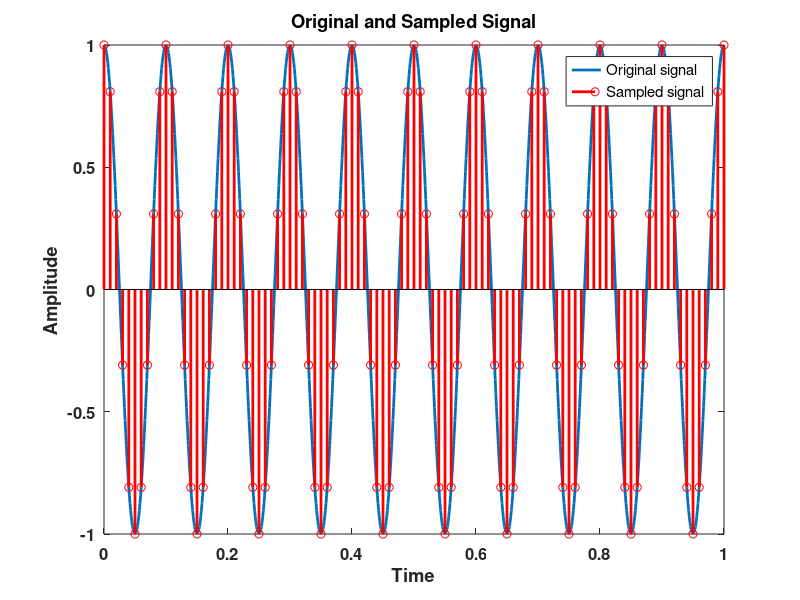
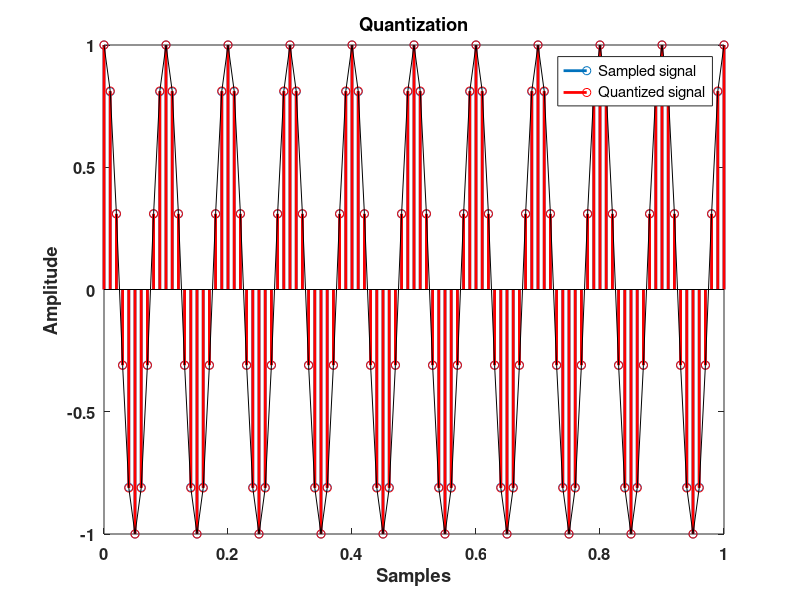
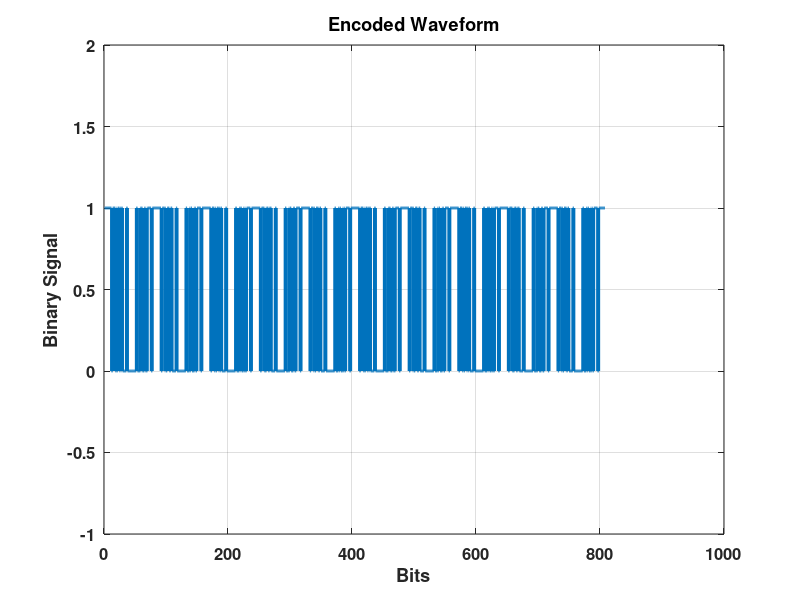

MATLAB code to generate these figures, in order:
clc;
clear;
close all;

fm = 10; % Frequency
n = 8; % No. of bits 
A = 1;  % Amplitude
t = 0:0.001:1;  % Time vector
x = A * cos(2 * pi * fm * t);  % Original signal

% Sampling
fs = 10 * fm;  % Sampling frequency
ts = 0:1/fs:1;  % Time vector
xs = A * cos(2 * pi * fm * ts);  % Sampled signal

% Quantization
x1 = xs + A;  % Shifting the signal to make it positive
x1 = x1 / (2 * A);  % Normalizing the signal to range [0, 1]
L = (2^n) - 1;  % Number of quantization levels
x1 = L * x1;  % Mapping to quantization levels
xq = round(x1);  % Quantized values

% Encoding
y = [];  % Initialize encoded signal array
for i = 1:length(xq)
    d = dec2bin(xq(i), n);  % Convert to binary
    y = [y, double(d) - 48];  % Convert characters to numbers and append
end

% Plotting
figure(1);
plot(t, x, 'LineWidth', 2);
title('Original and Sampled Signal');
xlabel('Time');
ylabel('Amplitude');
hold on;
stem(ts, xs, 'r', 'LineWidth', 2);
hold off;
legend('Original signal', 'Sampled signal');
set(gca, 'FontSize', 12, 'FontWeight', 'bold');

figure(2);
stem(ts, x1 / L * (2 * A) - A, "LineWidth", 2); hold on;
stem(ts, xq / L * (2 * A) - A, 'r', 'LineWidth', 2);
plot(ts, xq / L * (2 * A) - A, '-k'); 
hold off;
title('Quantization');
xlabel('Samples');
ylabel('Amplitude');
legend('Sampled signal', 'Quantized signal');
set(gca, 'FontSize', 12, 'FontWeight', 'bold');

figure(3);
stairs(y, 'LineWidth', 2);
title('Encoded Waveform');
xlabel('Bits');
ylabel('Binary Signal');
ylim([-1 2]);
set(gca, 'FontSize', 12, 'FontWeight', 'bold');
grid on;
